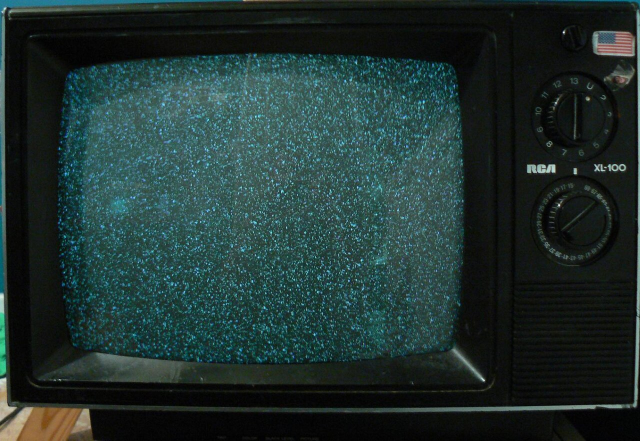
#> input picture _tmp/c5s02/rca_xl100.jpg, 1280 x 881 px (shown at 1/2 size)
$ python c5s02_assets.py
#> lines starting #> are read from the running program, lines starting #| are printed output that depends on the picture
"""c5s02 derived assets: globe videos (C5S050 sat, C5S063 night), map crops, keyed RCA TV, country paths JSON.
Run: .venv/bin/python project/c5/gen/c5s02_assets.py [globes|maps|tv|paths|all]"""
import sys, json, re, math, subprocess, os
import numpy as np
from PIL import Image, ImageDraw, ImageFilter
Image.MAX_IMAGE_PIXELS = None
ROOT = os.path.abspath(os.path.join(os.path.dirname(__file__), "../../.."))
K = ROOT + "/assets/maps/kit/"
OUT = ROOT + "/assets/c5/derived/c5s02/"
MADE = ROOT + "/assets/c5/made/"
os.makedirs(OUT, exist_ok=True); os.makedirs(MADE, exist_ok=True)

# [152 lines left out: functions load_draft, ease_cam, project, gc, render_globe, globes and 2 more, not called in this run]

def tv():
    im = Image.open(ROOT+"/_tmp/c5s02/rca_xl100.jpg").convert("RGBA")
    W, H = im.size; cx, cy, a, b, n = 521, 417, 414, 323, 5.0
#> after `W, H = im.size`: W = 1280; H = 881
    yy, xx = np.mgrid[0:H, 0:W]
    v = np.abs((xx-cx)/a)**n + np.abs((yy-cy)/b)**n
    alpha = np.clip((v-1)/0.02, 0, 1)*255
    arr = np.asarray(im).copy(); arr[..., 3] = alpha.astype(np.uint8)
#> after `arr[..., 3] = alpha.astype(np.uint8)`:
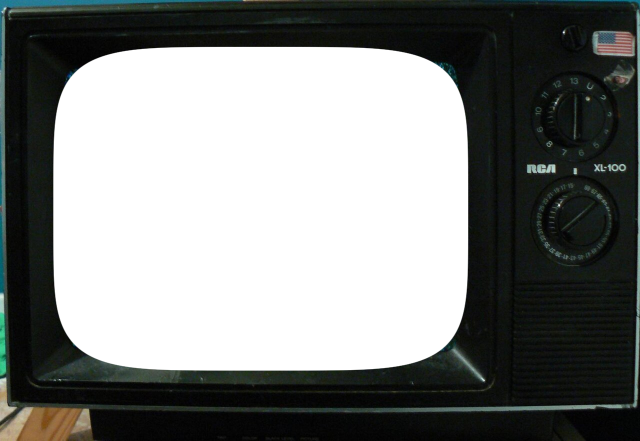
#> arr: shape (881, 1280, 4) (shown at 1/2 size); mean R, G, B, A 32, 50.9, 48.6, 139.6; transparent parts drawn white
    Image.fromarray(arr).save(ROOT+"/assets/c5/screens/rca_xl100_frame.png")
    json.dump({"image": "rca_xl100_frame.png", "width": W, "height": H, "screen_bbox": [cx-a, cy-b, 2*a, 2*b],
               "screen_shape": {"type": "superellipse", "cx": cx, "cy": cy, "a": a, "b": b, "n": n},
               "source": "https://commons.wikimedia.org/wiki/File:RCA_XL-100_20110627.jpg", "licence": "CC BY-SA 3.0"},
              open(ROOT+"/assets/c5/screens/rca_xl100_frame_screen.json", "w"), indent=1)
    print("tv ok")

USSR = ["russia", "ukraine", "belarus", "kazakhstan", "uzbekistan", "turkmenistan", "kyrgyzstan", "tajikistan", "georgia", "armenia",
        "azerbaijan", "moldova", "lithuania", "latvia", "estonia"]
def paths():
#> (the run stopped early here; a loop or call above may not have finished)
